Frame 1 (no input): blank canvas, image omitted
Frame 60 (no input): blank canvas, image omitted
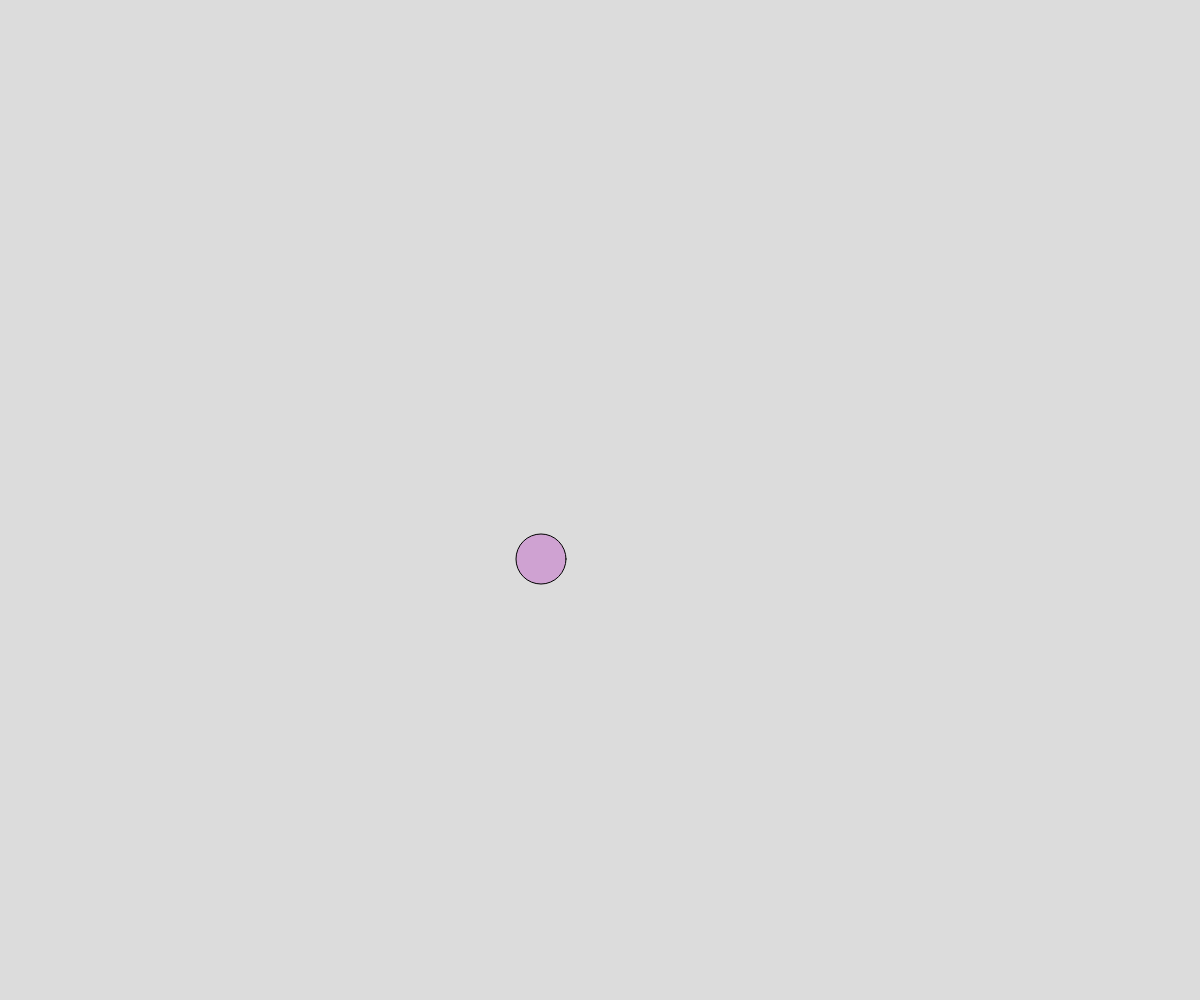
Frame 120 (the mouse pressed at the canvas centre since frame 60)

The p5.js sketch whose frames 1 and 60 were blank and that drew this single picture after the mouse press (run headless with seeded random() and noise() and a simulated clock; from frame 60 on, the mouse is pressed at the canvas centre):

// p5.js sketch
// ── sketch.js
// Array Demo
// Your Name
// 10/18/2022
//
// Extra for Experts:
// - describe what you did to take this project "above and beyond"

let twoNumbers = [1, -1];
let circleArray = [];
let diameter = 50;

function setup() {
  createCanvas(windowWidth, windowHeight);
}

function draw() {
  background(220);
  makeCircle();
}

function makeCircle() {
  if(circleArray.length > 0) {
    for(let i = 0; i < circleArray.length; i += 8) {
      fill(circleArray[i + 2], circleArray[i + 3], circleArray[i + 4], circleArray[i + 5]);
      circle(circleArray[i], circleArray[i + 1], diameter);
      circleArray[i] += circleArray[i + 6];
      circleArray[i+1] += circleArray[i + 7];
      if(circleArray[i] >= width - diameter / 2 || circleArray[i] <= 0 + diameter / 2) {
        circleArray[i+6] *= -1;
      }
      if(circleArray[i+1] >= height - diameter / 2 || circleArray[i + 1] <= 0 + diameter / 2) {
        circleArray[i + 7] *= -1;
      }
    }
  }
}

function mousePressed() {
  circleArray.push(mouseX);
  circleArray.push(mouseY);
  circleArray.push(random(255), random(255), random(255), random(255));
  circleArray.push(random(twoNumbers));
  circleArray.push(random(twoNumbers));
}

function windowResized() {
  resizeCanvas(windowWidth, windowHeight);
}
